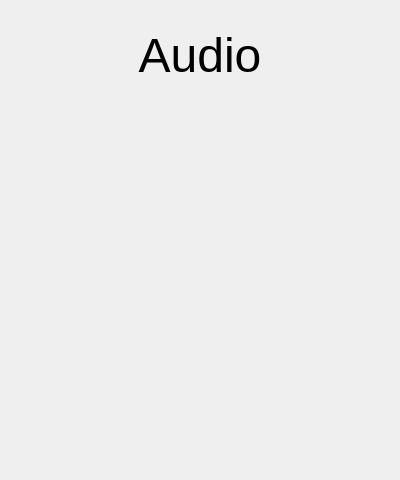
<?xml version="1.0" encoding="UTF-8"?>
<ui version="4.0">
 <class>Audio</class>
 <widget class="QDialog" name="Audio">
  <property name="geometry">
   <rect>
    <x>0</x>
    <y>0</y>
    <width>400</width>
    <height>480</height>
   </rect>
  </property>
  <property name="windowTitle">
   <string>Dialog</string>
  </property>
  <widget class="QLabel" name="label">
   <property name="geometry">
    <rect>
     <x>0</x>
     <y>30</y>
     <width>400</width>
     <height>50</height>
    </rect>
   </property>
   <property name="font">
    <font>
     <pointsize>36</pointsize>
    </font>
   </property>
   <property name="text">
    <string>Audio</string>
   </property>
   <property name="alignment">
    <set>Qt::AlignCenter</set>
   </property>
  </widget>
 </widget>
 <resources/>
 <connections/>
</ui>
